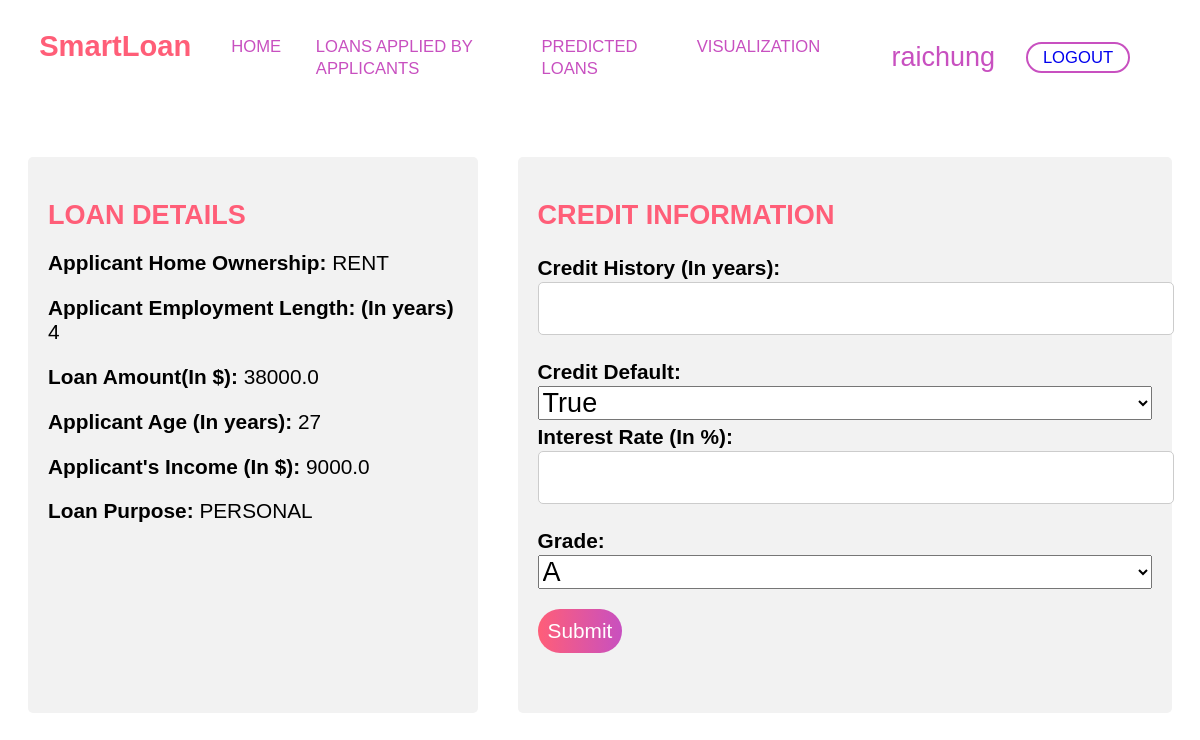
/loan-details/create/7/ (signed in), run on the app's committed database.
### loan_approval/models.py (models this page shows)
class Loan(models.Model):
    OWNERSHIP_CHOICES = [('RENT','RENT'),
                         ('OWN','OWN'),
                         ('MORTGAGE','MORTGAGE'),
                         ('OTHER','OTHER')
                         ]
    INTENTIONS = [('PERSONAL','PERSONAL'),
                  ('EDUCATION','EDUCATION'),
                  ('MEDICAL','MEDICAL'),
                  ('VENTURE','VENTURE'),
                  ('HOMEIMPROVEMENT','HOMEIMPROVEMENT'),
                  ('DEBTCONSOLIDATION','DEBTCONSOLIDATION')
                  ]
    home_ownership = models.CharField(max_length=10,choices=OWNERSHIP_CHOICES)
    emp_length = models.PositiveIntegerField(validators=[MinValueValidator(0),
                                       MaxValueValidator(43)])
    loan_amount = models.FloatField(validators=[MinValueValidator(0.0),
                                       MaxValueValidator(40000.0)])
    person_age = models.PositiveIntegerField(validators=[MinValueValidator(18),
                                       MaxValueValidator(110)])
    income = models.FloatField(validators=[MinValueValidator(1000.0),
                                       MaxValueValidator(7000000.0)])
    loan_intent = models.CharField(max_length=20,choices=INTENTIONS)
    applicant_details = models.ForeignKey(Applicant, on_delete=models.CASCADE)
    managed_by = models.ForeignKey(Employee, on_delete=models.SET_NULL, null=True)

### loan_approval/views.py (the view, shortened to what this page needs)
# urls.py: path("loan-details/create/<int:pk>/",loanDetailsCreateView, name='loan_details_create'),
@login_required(login_url=reverse_lazy('loan_approval:user_login'))
def loanDetailsCreateView(request,pk):
    context = {}
    queryset = Loan.objects.get(id=pk)
    if request.method == "GET":
        context['home_ownership'] = queryset.home_ownership
        context['emp_length'] = queryset.emp_length
        context['loan_amount'] = queryset.loan_amount
        context['person_age'] = queryset.person_age
        context['income'] = queryset.income
        context['loan_intent'] = queryset.loan_intent
        context['id'] = pk
        context['interest_rate'] = 12
        context['loan_percent_to_income']= queryset.loan_amount/queryset.income
        context['grade'] = "A"
        return render(request, 'loan_approval/loan_details_form.html',context)

### loan_approval/templates/loan_approval/loan_details_form.html (shortened to what this page needs)
{% if user.is_authenticated %}
{% load static %}
<!DOCTYPE html>
<html lang="en">
<head>
  <link rel="stylesheet" href="{% static 'css/provide_loan_data_.css' %} ">
  <link rel="stylesheet" href="{% static 'css/style4.css' %}" />
  <link rel="stylesheet" href="{% static 'css/loan_request_.css'%}" />
</head>
<body>
  <nav>
    <div class="logos-section">
      <h2 class="logo">
        <a href="{% url 'loan_approval:index' %}">SmartLoan</a>
      </h2>
      <ul class="menu-items">
        {% if user.is_authenticated %} {% if user.applicant %}
        <li>
          <a href="{% url 'loan_approval:dashboard' %}">HOME</a>
        </li>
        <li>
          <a href="{% url 'loan_approval:loan_request' %}">APPLY</a>
        </li>
        <li>
          <a href="{% url 'loan_approval:applicant_loan_list' %}">REQUESTED LOANS</a>
        </li>
        <li>
          <a href="{% url 'loan_approval:loans_details_list' %}">VIEW LOAN APPROVALS</a>
        </li>
        {% elif user.employee %}
        <li>
          <a href="{% url 'loan_approval:dashboard' %}">HOME</a>
        </li>
        <li>
          <a href="{% url 'loan_approval:employee_loan_list' %}">LOANS APPLIED BY APPLICANTS</a>
        </li>
        <li>
          <a href="{% url 'loan_approval:loans_details_list' %}">PREDICTED LOANS</a>
        </li>
        <li>
          <a href="{% url 'loan_approval:visualize' %}">VISUALIZATION</a>
        </li>
        {% endif %} {% endif %}
      </ul>
    </div>
    <ul class="cta-btns">
      {% if user.is_authenticated %}
      <li>
        <div>{{request.user}}</div>
      </li>
      <li>
        <a class="cta-btns1" href="{% url 'loan_approval:user_logout' %}">LOGOUT</a>
      </li>
      {% else %}
      <li>
        <a class="cta-btns1" href="{% url 'loan_approval:user_login' %}">LOGIN</a>
      </li>
      {% endif %}
    </ul>
  </nav>
  {% if not user.is_superuser %}
  {% if user.is_staff %}
  <div class="mortgage-container">
    <div class="mortgage-details">
      <h2>LOAN DETAILS</h2>
      <p><b>Applicant Home Ownership:</b> {{home_ownership}}</p>
      <p><b>Applicant Employment Length: (In years)</b> {{emp_length}}</p>
      <p><b>Loan Amount(In $):</b> {{loan_amount}}</p>
      <p><b>Applicant Age (In years):</b> {{person_age}}</p>
      <p><b>Applicant's Income (In $):</b> {{income}}</p>
      <p><b>Loan Purpose:</b> {{loan_intent}}</p>
    </div>
    <div class="credit-form">
      <h2>CREDIT INFORMATION</h2>
      <form method="post">
        <div class="form-group">
          <label for="credit-history">Credit History (In years):</label><br>
          <input type="text" id="credit-history" name="credit_history">
        </div>
        <div class="form-group">
          <label for="credit-default">Credit Default:</label><br>
          <select id="credit-default" name="credit_default" style="width: 100%;">
            <option value="True">True</option>
          </select><br>
          <div class="form-group">
            <label for="interest-rate">Interest Rate (In %):</label><br>
            <input type="text" id="interest-rate" name="interest_rate"><br>
          </div>
          <div class="form-group">
            <label for="grade">Grade:</label><br>
            <select id="grade" name="grade" style="width: 100%;">
              <option value="A">A</option>
            </select><br>
          </div>
          <div class="form-group">
            <button type="submit">Submit</button>
          </div>
      </form>
    </div>
  </div>
  {% else %}
  <h3> 403 Error: Applicant and superadmin are not allowed to provide loan information.</h3>
  {% endif %}
  {% else %}
  <h3> 403 Error: Applicant and superadmin are not allowed to provide loan information.</h3>
  {% endif %}
</body>
</html>
{% endif %}

### static/css/provide_loan_data_.css (style rules this page uses)
.mortgage-container { display: flex; }
.mortgage-details { flex: 1; padding: 20px; background-color: #f2f2f2; margin: 20px 20px 20px 20px; border-radius: 5px; }
.mortgage-details h2 { text-align: left; color: #ff5e78; font-weight: bold; margin-bottom: 20px; }
p { font-size: 1rem; }
b { font-size: 1rem; font-weight: bold; }
.credit-form { flex: 1.5; padding: 20px; margin: 20px 20px 20px 20px; border-radius: 5px; background-color: #f2f2f2; }
.credit-form h2 { text-align: left; color: #ff5e78; font-weight: bold; margin-bottom: 20px; }
.credit-form form { display: flex; flex-direction: column; }
.form-group { margin-bottom: 20px; }
label { font-size: 1rem; font-weight: bold; margin-bottom: 10px; }
input[type="text"] { padding: 10px; border: 1px solid #ccc; border-radius: 5px; width: 100%; }
button[type="submit"] { display: inline-block; font-size: 1rem; margin: auto; padding: 10px; text-align: left; background: linear-gradient(to right, #ff5e78, #c850c0); color: white; border: none; border-radius: 1.4rem; cursor: pointer; }

### static/css/style4.css (style rules this page uses)
* { font-family: "Poppins", sans-serif; font-size: 1.3rem; }
.logo a { font-size: 1.4rem; color: #ff5e78; text-decoration: none; }
li { list-style: none; }
nav, .cta-btns, .menu-items { display: flex; align-items: center; }
nav { margin: 0 1.5rem 1.5rem 1.5rem; justify-content: space-between; }
.logos-section { display: flex; }
.menu-items li, .cta-btns li { font-size: 0.9rem; margin-right: 1.5rem; color: #c850c0; }
.menu-items li a { position: relative; font-size: 0.8rem; margin-right: 1.5rem; color: #c850c0; text-decoration: none; }
.menu-items li a::after { content: ''; background: linear-gradient(to right, #ff5e78, #c850c0); height: 1.5px; width: 100%; left: 0; position: absolute; bottom: -5px; opacity: 0; transition: all 0.2s; pointer-events: none; }
.cta-btns1, .cta-btns2 { font-size: 0.8rem; text-decoration: none; border: 2px solid #c850c0; padding: 0.2rem 0.7rem; border-radius: 0.9rem; }

### static/css/loan_request_.css (style rules this page uses)
h2 { text-align: center; color: #ff5e78; }

### data on the page
Loan: home_ownership "RENT", loan_amount "38000.0", income "9000.0", loan_intent "PERSONAL"

### other printed values
{{ request.user }} "raichung"
{{ emp_length }} "4"
{{ person_age }} "27"
